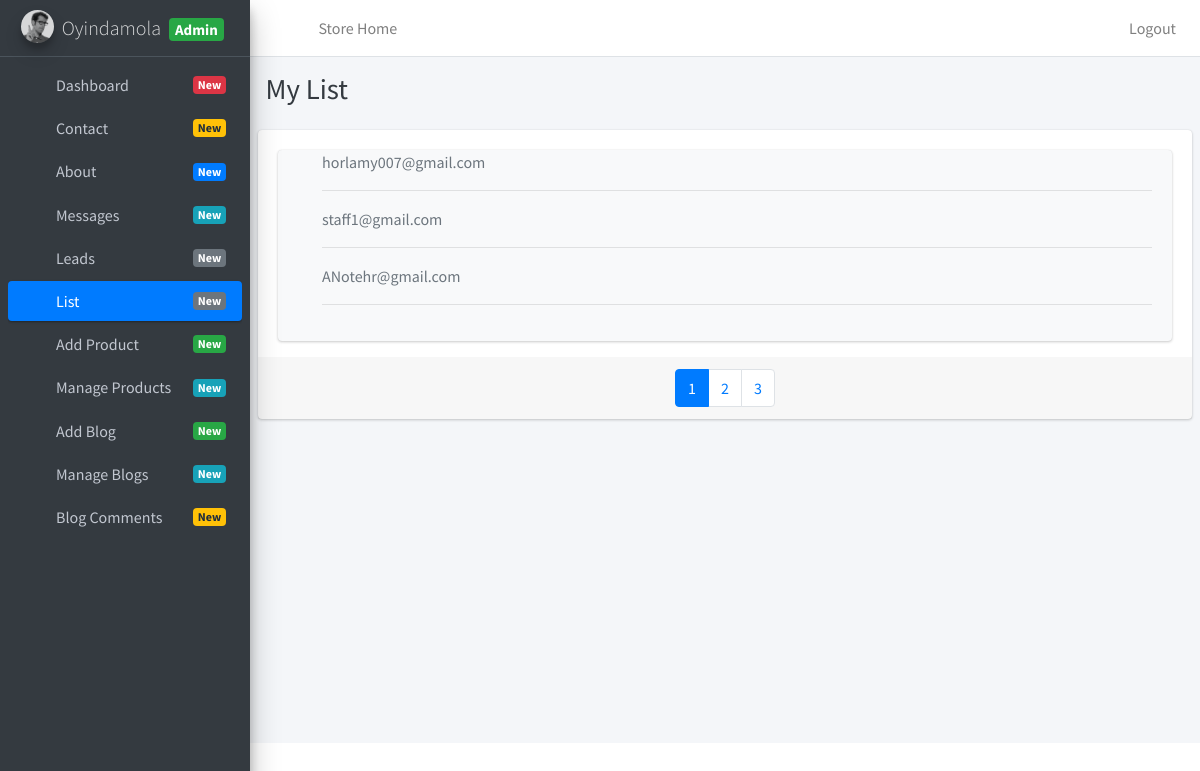
Page /view_list (signed in) on the committed database.
### App_store/models.py (models this page shows, shortened)
class List(models.Model):
    id = models.AutoField(primary_key=True)
    email = models.EmailField()

### App_admin/views.py (the view)
# urls.py: path('view_list', view_list, name="view_list"),
@login_required
def view_list(request):
    lists = List.objects.all()
    context = {"lists":lists}
    return render(request, "admin_templates/List.html", context)

### templates/admin_templates/List.html (shortened to what this page needs)
{% extends 'admin_templates/base.html' %}
{% block page_title %} My List {% endblock %}
{% block content %}
<section class="content">
    <div class="card card-solid">
      <div class="card-body pb-0">
        <div class="row d-flex align-items-stretch">
          <div class="col-12">
            <div class="card bg-light">
              <div class="card-body pt-0">
                <ul class="ml-4 mb-0 fa-ul text-muted">
                  {% for list in lists %}
                  <li class="p"><span class="fa-li"><i class="fas fa-lg fa-user"></i></span>{{list.email}}</li>
                  <hr />
                  {% endfor %}
                </ul>
              </div>
            </div>
          </div>
        </div>
      </div>
      <div class="card-footer">
        <nav aria-label="Contacts Page Navigation">
          <ul class="pagination justify-content-center m-0">
            <li class="page-item active"><a class="page-link" href="#">1</a></li>
            <li class="page-item"><a class="page-link" href="#">2</a></li>
            <li class="page-item"><a class="page-link" href="#">3</a></li>
          </ul>
        </nav>
      </div>
    </div>
</section>
{% endblock content %}

### rows in the picture
List: email "horlamy007@gmail.com"
List: email "staff1@gmail.com"
List: email "ANotehr@gmail.com"
